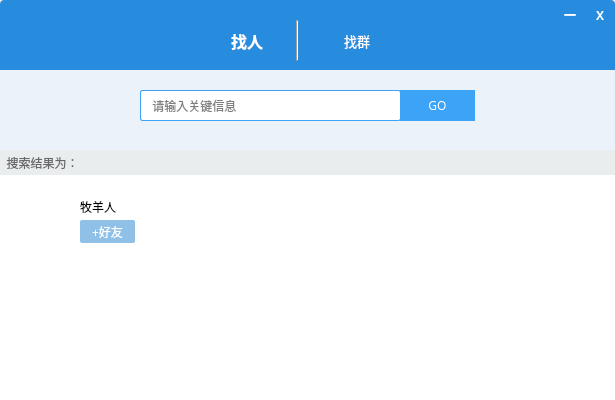
<?xml version="1.0" encoding="UTF-8"?>
<ui version="4.0">
 <class>Search</class>
 <widget class="QWidget" name="Search">
  <property name="geometry">
   <rect>
    <x>0</x>
    <y>0</y>
    <width>615</width>
    <height>400</height>
   </rect>
  </property>
  <property name="windowTitle">
   <string>Form</string>
  </property>
  <widget class="QWidget" name="widget" native="true">
   <property name="geometry">
    <rect>
     <x>0</x>
     <y>0</y>
     <width>615</width>
     <height>400</height>
    </rect>
   </property>
   <property name="styleSheet">
    <string notr="true">#widget{
  border-radius:4px;
background:rgb(39,140,222);
}
</string>
   </property>
   <widget class="QWidget" name="widget_2" native="true">
    <property name="geometry">
     <rect>
      <x>0</x>
      <y>70</y>
      <width>615</width>
      <height>80</height>
     </rect>
    </property>
    <property name="styleSheet">
     <string notr="true">background:rgb(235,242,249);
border-radius:0px;</string>
    </property>
    <widget class="QLineEdit" name="lineEdit">
     <property name="geometry">
      <rect>
       <x>140</x>
       <y>20</y>
       <width>261</width>
       <height>31</height>
      </rect>
     </property>
     <property name="font">
      <font>
       <family>微软雅黑</family>
      </font>
     </property>
     <property name="styleSheet">
      <string notr="true">background:white;
border: 1px solid rgb(60,163,247);
border-radius:2px;</string>
     </property>
     <property name="placeholderText">
      <string>   请输入关键信息</string>
     </property>
    </widget>
    <widget class="QPushButton" name="pushButton">
     <property name="geometry">
      <rect>
       <x>400</x>
       <y>20</y>
       <width>75</width>
       <height>31</height>
      </rect>
     </property>
     <property name="font">
      <font>
       <family>微软雅黑</family>
      </font>
     </property>
     <property name="cursor">
      <cursorShape>PointingHandCursor</cursorShape>
     </property>
     <property name="styleSheet">
      <string notr="true">background:rgb(60,163,247);
color:white;</string>
     </property>
     <property name="text">
      <string>GO</string>
     </property>
    </widget>
   </widget>
   <widget class="QLabel" name="label">
    <property name="geometry">
     <rect>
      <x>5</x>
      <y>5</y>
      <width>52</width>
      <height>23</height>
     </rect>
    </property>
    <property name="styleSheet">
     <string notr="true">border-image:url(':/searchlogo52_23.png');</string>
    </property>
    <property name="text">
     <string/>
    </property>
   </widget>
   <widget class="QLabel" name="label_2">
    <property name="geometry">
     <rect>
      <x>555</x>
      <y>0</y>
      <width>30</width>
      <height>30</height>
     </rect>
    </property>
    <property name="font">
     <font>
      <family>微软雅黑</family>
      <weight>75</weight>
      <bold>true</bold>
     </font>
    </property>
    <property name="styleSheet">
     <string notr="true">QLabel{
  color:white;
}
QLabel:hover{
  background:rgb(255,255,255,50%);
}</string>
    </property>
    <property name="text">
     <string>一</string>
    </property>
    <property name="alignment">
     <set>Qt::AlignCenter</set>
    </property>
   </widget>
   <widget class="QLabel" name="label_3">
    <property name="geometry">
     <rect>
      <x>585</x>
      <y>0</y>
      <width>30</width>
      <height>30</height>
     </rect>
    </property>
    <property name="font">
     <font>
      <family>微软雅黑</family>
      <weight>75</weight>
      <bold>true</bold>
     </font>
    </property>
    <property name="styleSheet">
     <string notr="true">QLabel{
  
   color:white;
}
QLabel:hover{
  background-color:rgb(212, 64, 39);
  color:rgb(255, 255, 255);
  border-top-right-radius:4px;
}</string>
    </property>
    <property name="text">
     <string>X</string>
    </property>
    <property name="alignment">
     <set>Qt::AlignCenter</set>
    </property>
   </widget>
   <widget class="QLabel" name="label_4">
    <property name="geometry">
     <rect>
      <x>220</x>
      <y>30</y>
      <width>54</width>
      <height>21</height>
     </rect>
    </property>
    <property name="font">
     <font>
      <pointsize>-1</pointsize>
      <weight>75</weight>
      <bold>true</bold>
     </font>
    </property>
    <property name="cursor">
     <cursorShape>PointingHandCursor</cursorShape>
    </property>
    <property name="styleSheet">
     <string notr="true">color:white;
font-weight:bold;
font-size:16px;

</string>
    </property>
    <property name="text">
     <string>找人</string>
    </property>
    <property name="alignment">
     <set>Qt::AlignCenter</set>
    </property>
   </widget>
   <widget class="Line" name="line">
    <property name="geometry">
     <rect>
      <x>270</x>
      <y>20</y>
      <width>54</width>
      <height>41</height>
     </rect>
    </property>
    <property name="orientation">
     <enum>Qt::Vertical</enum>
    </property>
   </widget>
   <widget class="QLabel" name="label_5">
    <property name="geometry">
     <rect>
      <x>330</x>
      <y>30</y>
      <width>54</width>
      <height>21</height>
     </rect>
    </property>
    <property name="font">
     <font>
      <family>微软雅黑</family>
      <pointsize>10</pointsize>
     </font>
    </property>
    <property name="cursor">
     <cursorShape>PointingHandCursor</cursorShape>
    </property>
    <property name="styleSheet">
     <string notr="true">color:white;</string>
    </property>
    <property name="text">
     <string>找群</string>
    </property>
    <property name="alignment">
     <set>Qt::AlignCenter</set>
    </property>
   </widget>
   <widget class="QLabel" name="label_6">
    <property name="geometry">
     <rect>
      <x>0</x>
      <y>150</y>
      <width>615</width>
      <height>25</height>
     </rect>
    </property>
    <property name="styleSheet">
     <string notr="true">background:rgb(233,237,238);
color:rgb(104,104,104);</string>
    </property>
    <property name="text">
     <string>  搜索结果为：</string>
    </property>
   </widget>
   <widget class="QWidget" name="widget_3" native="true">
    <property name="geometry">
     <rect>
      <x>0</x>
      <y>175</y>
      <width>615</width>
      <height>234</height>
     </rect>
    </property>
    <property name="styleSheet">
     <string notr="true">background:white;</string>
    </property>
    <widget class="QLabel" name="label_7">
     <property name="geometry">
      <rect>
       <x>20</x>
       <y>20</y>
       <width>50</width>
       <height>50</height>
      </rect>
     </property>
     <property name="styleSheet">
      <string notr="true">border-image:url(&quot;:/touxiang01.jpg&quot;);
border-radius:2px;</string>
     </property>
     <property name="text">
      <string/>
     </property>
    </widget>
    <widget class="QLabel" name="label_8">
     <property name="geometry">
      <rect>
       <x>80</x>
       <y>22</y>
       <width>211</width>
       <height>20</height>
      </rect>
     </property>
     <property name="font">
      <font>
       <family>微软雅黑</family>
      </font>
     </property>
     <property name="text">
      <string>牧羊人</string>
     </property>
    </widget>
    <widget class="QPushButton" name="pushButton_2">
     <property name="geometry">
      <rect>
       <x>80</x>
       <y>45</y>
       <width>55</width>
       <height>23</height>
      </rect>
     </property>
     <property name="font">
      <font>
       <family>微软雅黑</family>
      </font>
     </property>
     <property name="styleSheet">
      <string notr="true">QPushButton{
   color:white;
   background:rgb(143,192,231);
   border-radius:2px;
}
QPushButton:hover{
   background:rgb(89,169,236);
}</string>
     </property>
     <property name="text">
      <string>+好友</string>
     </property>
    </widget>
   </widget>
  </widget>
 </widget>
 <resources/>
 <connections/>
</ui>
